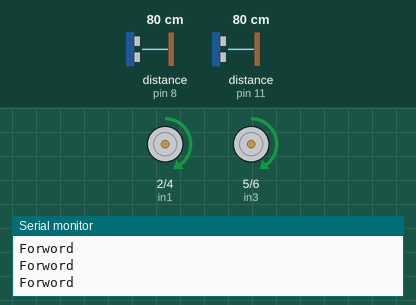
Recording of a sketch running on a simulated Arduino Uno, built with avr-gcc and run on an emulated ATmega328P. Shown: motor-driver pin pairs drawn as motors (green arrow = first pin HIGH = forward, orange = second pin HIGH = backward, longer = more drive, scaled by the enable pin), the last lines printed to the serial monitor. Wiring (inferred from the names in the program): 2 × ultrasonic range finder: trigger pin 9, echo pin 8 / trigger pin 12, echo pin 11. Inputs (shaded band) come from the test bench; at power-on: distance to the obstacle (sensors on pin 8, pin 11) 80 cm. The echo pulse lasts 58.3 µs per cm.

Above: at 1.2 s.
1.3 s: distance to the obstacle (sensor on pin 8) set to 21 cm
2.8 s: distance to the obstacle (sensor on pin 8) set to 18 cm
At 3.4 s:
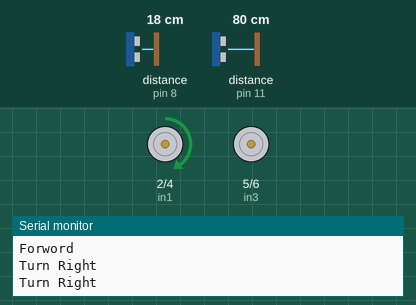
4.5 s: distance to the obstacle (sensor on pin 8) set to 35 cm
At 5.9 s:
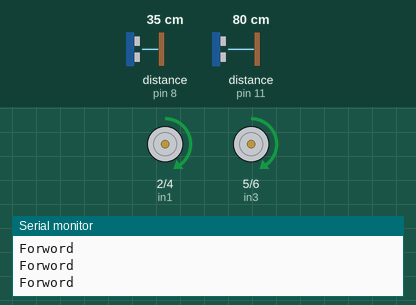
6.2 s: distance to the obstacle (sensor on pin 11) set to 23 cm
7.7 s: distance to the obstacle (sensor on pin 11) set to 19 cm
At 9.0 s:
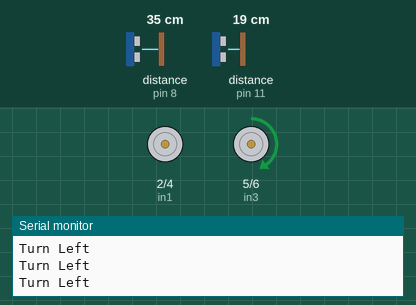
9.3 s: distance to the obstacle (sensor on pin 11) set to 35 cm
At 10.3 s:
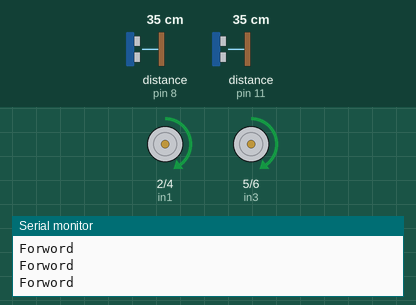
Timing chart, 0 to 11.8 s (numbered marks = the images above; inputs shaded):
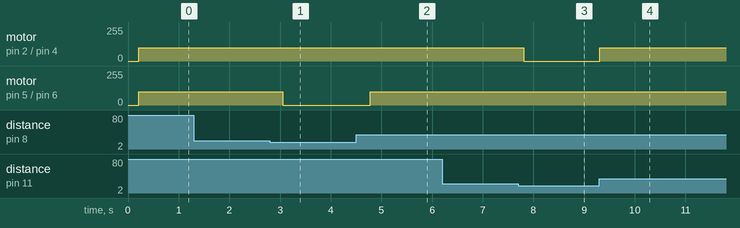

Measured:
- the behaviour switches between 20 and 19 cm on distance to the obstacle (sensor on pin 8) (found by bisection; images 0 and 1)
- the behaviour switches between 21 and 20 cm on distance to the obstacle (sensor on pin 11) (found by bisection; images 2 and 3)
- after the input at 2.8 s, motor on pin 5 (in3) / pin 6 (in4): forward 100/255 → stopped after 0.25 s
- after the input at 4.5 s, motor on pin 5 (in3) / pin 6 (in4): stopped → forward 100/255 after 0.28 s
- after the input at 7.7 s, motor on pin 2 (in1) / pin 4 (in2): forward 100/255 → stopped after 0.11 s
- after the input at 9.3 s, motor on pin 2 (in1) / pin 4 (in2): stopped → forward 100/255 at once

The sketch:

Bonus.ino
```cpp
int in1 = 2, in2 = 4;
int in3 = 5, in4 = 6;
int enA = 3, enB = 10;

int trigPin_left = 9, trigPin_right = 12;
int echoPin_left = 8, echoPin_right = 11;
int temperature = 20;
double velocity = (331.5 + 0.607 * temperature) * 100 / 1000000;

long du_left, cm_left;
long du_right, cm_right;

void setup() {
  Serial.begin(9600);
  pinMode(trigPin_left, OUTPUT);
  pinMode(echoPin_left, INPUT);

  pinMode(trigPin_right, OUTPUT);
  pinMode(echoPin_right, INPUT);

  pinMode(in1, OUTPUT);
  pinMode(in2, OUTPUT);
  pinMode(in3, OUTPUT);
  pinMode(in4, OUTPUT);
  pinMode(enA, OUTPUT);
  pinMode(enB, OUTPUT);
  analogWrite(enA, 100);
  analogWrite(enB, 100);
}

void loop() {
  // ex.給 Trig1 高電位，持續 10微秒
  digitalWrite(trigPin_left, HIGH);
  delay(0.01);
  digitalWrite(trigPin_left, LOW);
  du_left = pulseIn(echoPin_left, HIGH);  // 收到高電位時的時間

  delay(200);  //分開兩次取樣時間，避免干擾

  // ex.給 Trig2 高電位，持續 10微秒
  digitalWrite(trigPin_right, HIGH);
  delay(0.01);
  digitalWrite(trigPin_right, LOW);
  du_right = pulseIn(echoPin_right, HIGH);  //收到高電位時的時間

  // 將時間換算成距離 cm 或 inch
  cm_left = (du_left * velocity) / 2;
  cm_right = (du_right * velocity) / 2;

  // 判斷不同超音波到的距離關係，給定所屬區域
  if (cm_left < 5 && cm_right < 5) {
    Serial.println("Backup");
    A_cclock();
    B_cclock();
  } else if (cm_left >= 5 && cm_left < 10 && cm_right >= 5 && cm_right < 10) {
    Serial.println("Backup");
    A_clock();
    B_cclock();
  } else if (cm_left >= 20 && cm_right >= 20) {
    Serial.println("Forword");
    A_clock();
    B_clock();
  } else if (cm_left >= 10 && cm_left < 20 && cm_right >= 20) {
    Serial.println("Turn Right");
    A_clock();
    B_stop();
  } else if (cm_left >= 20 && cm_right >= 10 && cm_right < 20) {
    Serial.println("Turn Left");
    A_stop();
    B_clock();
  }

  delay(10);
}

void A_clock() {
  //A順時針
  digitalWrite(in1, HIGH);
  digitalWrite(in2, LOW);
}
void B_clock() {
  //B順時針
  digitalWrite(in3, HIGH);
  digitalWrite(in4, LOW);
}
void A_cclock() {
  //A逆時針
  digitalWrite(in1, LOW);
  digitalWrite(in2, HIGH);
}
void B_cclock() {
  //B逆時針
  digitalWrite(in3, LOW);
  digitalWrite(in4, HIGH);
}
void A_stop() {
  //A停止
  digitalWrite(in1, LOW);
  digitalWrite(in2, LOW);
}
void B_stop() {
  //B停止
  digitalWrite(in3, LOW);
  digitalWrite(in4, LOW);
}
```
